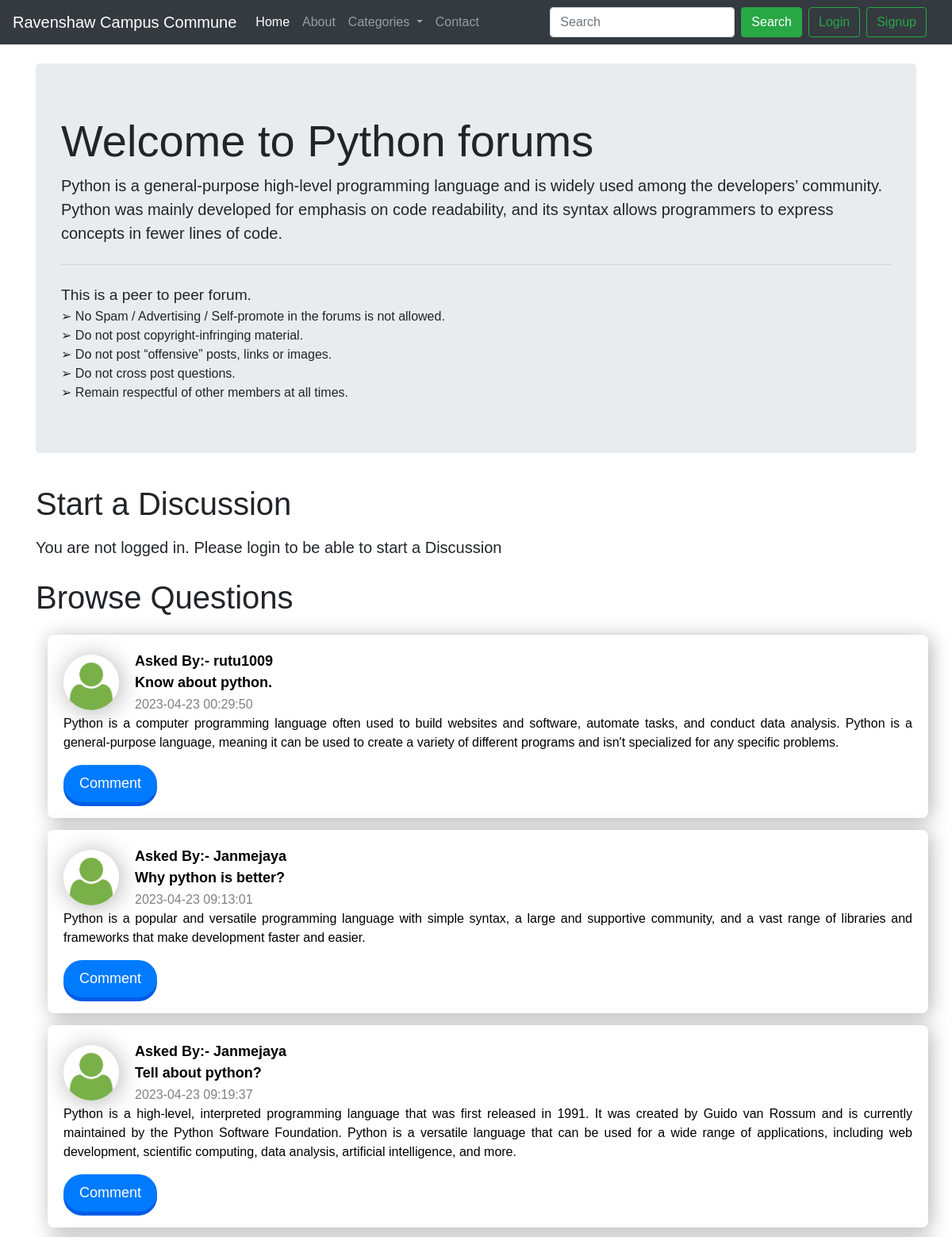
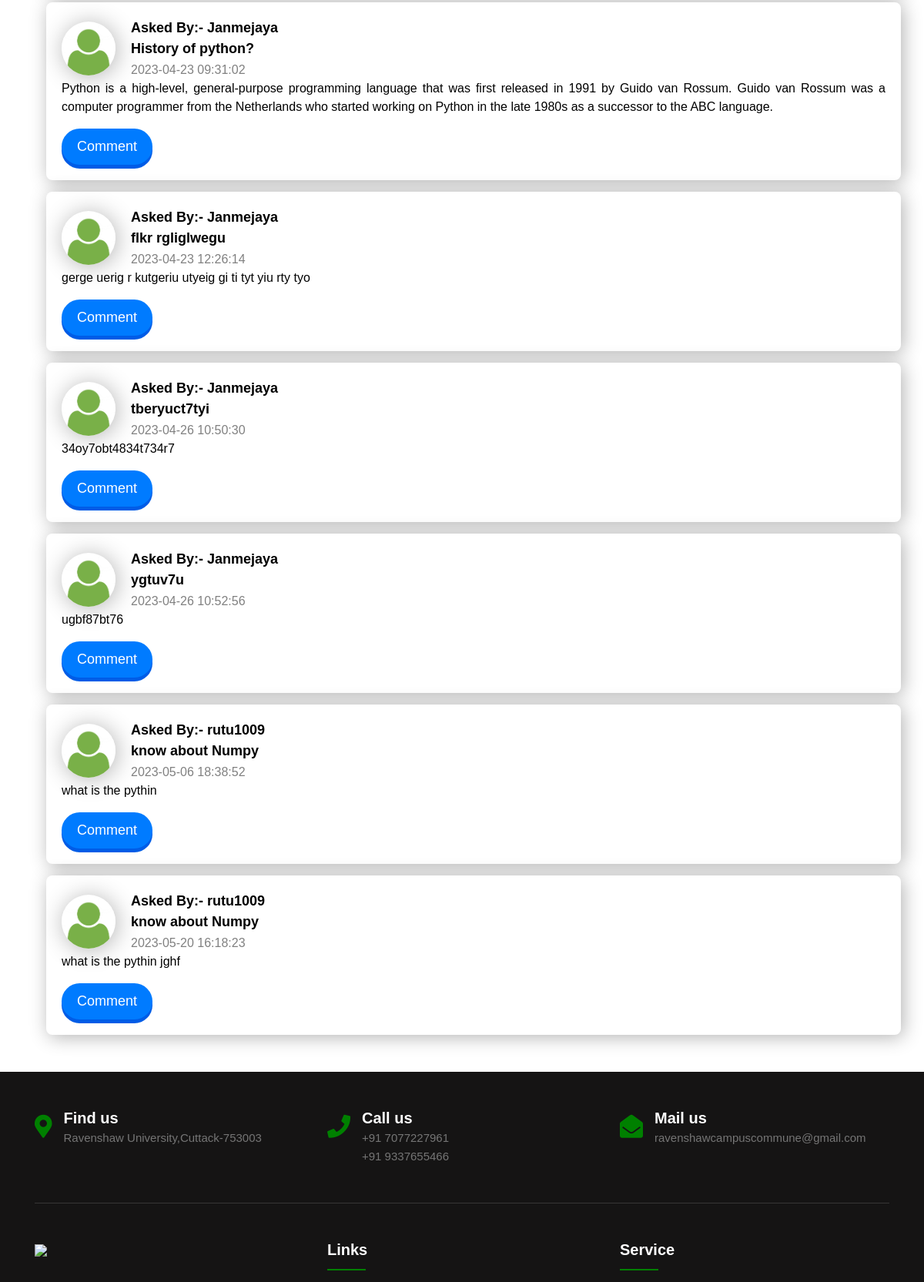
The app's page /threadlist.php?catid=1 (upper part) with its own data (2 pictures, top to bottom).
### tables this page shows
CREATE TABLE `categories` (
  `category_id` int(8) NOT NULL,
  `category_name` varchar(256) NOT NULL,
  `category_description` varchar(500) NOT NULL,
  `created` datetime NOT NULL DEFAULT current_timestamp()
);

CREATE TABLE `threads` (
  `thread_id` int(7) NOT NULL,
  `thread_title` varchar(256) NOT NULL,
  `thread_desc` text NOT NULL,
  `thread_cat_id` int(7) NOT NULL,
  `thread_user_id` int(7) NOT NULL,
  `timestamp` datetime NOT NULL DEFAULT current_timestamp()
);

CREATE TABLE `users` (
  `sno` int(8) NOT NULL,
  `user_email` varchar(30) NOT NULL,
  `user_pass` varchar(255) NOT NULL,
  `timestamp` datetime NOT NULL
);

### threadlist.php (the view, shortened to what this page needs)
<!doctype html>
<html lang="en">
<head>
    <link rel="stylesheet" href="https://stackpath.bootstrapcdn.com/bootstrap/4.5.0/css/bootstrap.min.css">
</head>
<body>
    <?php include './config/_dbconnect.php'; ?>
    <?php include 'partials/_header.php'; ?>
    <?php
    $id = $_GET['catid'];
    $sql = "SELECT * FROM `categories` WHERE category_id=$id";
    $result = mysqli_query($conn, $sql);
    while ($row = mysqli_fetch_assoc($result)) {
        $catname = $row['category_name'];
        $catdesc = $row['category_description'];
    }
    ?>
    <div class="container my-4">
        <div class="jumbotron">
            <h1 class="display-4">Welcome to <?php echo $catname; ?> forums</h1>
            <p class="lead"> <?php echo $catdesc; ?></p>
            <hr class="my-4">
            <ul style="list-style-type: none;">
                <li style="font-size: larger;">This is a peer to peer forum.</li>
                <li>&#10146;
                    No Spam / Advertising / Self-promote in the forums is not allowed.
                </li>
                <li>&#10146;
                    Do not post copyright-infringing material.
                </li>
                <li>&#10146;
                    Do not post “offensive” posts, links or images.
                </li>
                <li>&#10146;
                    Do not cross post questions.
                </li>
                <li>&#10146;
                    Remain respectful of other members at all times.
                </li>
            </ul>
        </div>
    </div>
    <?php
    if (isset($_SESSION['loggedin']) && $_SESSION['loggedin'] == true) {
        echo '<div class="container">
            <h1 class="py-2">Start a Discussion</h1>
            <form action="' . $_SERVER["REQUEST_URI"] . '" method="post">
                <div class="form-group">
                    <label for="exampleInputEmail1">Problem Title</label>
                    <input type="text" class="form-control" id="title" name="title" aria-describedby="emailHelp">
                    <small id="emailHelp" class="form-text text-muted">Keep your title as short and crisp as
                        possible</small>
                </div>
                <input type="hidden" name="sno" value="' . $_SESSION["sno"] . '">
                <div class="form-group">
                    <label for="exampleFormControlTextarea1">Ellaborate Your Concern</label>
                    <textarea class="form-control" id="desc" name="desc" rows="3"></textarea>
                </div>
                <button type="submit" class="btn btn-success">Submit</button>
            </form>
        </div>';
    } else {
        echo '
        <div class="container">
        <h1 class="py-2">Start a Discussion</h1>
           <p class="lead">You are not logged in. Please login to be able to start a Discussion</p>
        </div>
        ';
    }
    ?>
    <div class="container mb-5" id="ques">
        <h1 class="py-2">Browse Questions</h1>
        <?php
        $id = $_GET['catid'];
        $sql = "SELECT * FROM `threads` WHERE thread_cat_id=$id";
        $result = mysqli_query($conn, $sql);
        while ($row = mysqli_fetch_assoc($result)) {
            $id = $row['thread_id'];
            $title = $row['thread_title'];
            $desc = $row['thread_desc'];
            $thread_time = $row['timestamp'];
            $thread_user_id = $row['thread_user_id'];
            $sql2 = "SELECT user_email FROM `users` WHERE sno='$thread_user_id'";
            $result2 = mysqli_query($conn, $sql2);
            $row2 = mysqli_fetch_assoc($result2);
            echo ' <div class="box_01">
            <div class="box_02">
                <div class="box_03">
                    <div class="box_04">
                        <div class="box_04-image">
                            <img src="img/User-default.png">
                        </div>
                        <div class="Name_01">' . '
                            <strong>Asked By:- ' . $row2['user_email'] . '</strong>
                            <strong>' . $title . ' </strong>
                            <span>' . $thread_time . '</span>
                        </div>' . '
                    </div>
                </div>' . '
                <div class="comment_01">
                    <p>
                        ' . $desc . '
                    </p>
                </div>' . '
                <a class="animated-button" href="thread.php?threadid=' . $id . '">Comment</a>
            </div>
        </div>';
        }
        ?>
    </div>
    <?php include 'partials/_footer.php'; ?>
</body>
</html>

### threadlist.php (style rules this page uses)
#ques { min-height: 433px; }
* { margin: 0; padding: 0; box-sizing: border-box; font-family: sans-serif; }
.box_02 { width: 100%; background: white; padding: 20px; margin: 10px; border-radius: 8px; cursor: pointer; margin: 15px; box-shadow: 3px 3px 25px rgba(0, 0, 0, 0.3); }
.box_04 { display: flex; align-items: center; }
.box_04-image { width: 70px; height: 70px; box-shadow: 2px 2px 30px rgba(0, 0, 0, 0.3); overflow: hidden; border-radius: 50%; margin-right: 10px; }
.box_04-image img { width: 100%; height: 100%; object-fit: cover; object-position: center; }
.Name_01 { display: flex; flex-direction: column; margin-left: 10px; }
.Name_01 strong { color: black; font-size: 18px; }
.Name_01 span { color: gray; margin-top: 2px; }
.comment_01 p { color: black; text-align: justify; }
.animated-button { display: inline-block; padding: 10px 20px; border-radius: 50px; font-size: 18px; text-align: center; color: #fff; background-color: #007bff; box-shadow: 0px 5px 0px #005ce6; transition: all 0.3s ease; text-decoration: none; }

### partials/_footer.php (style rules this page uses)
* { margin: 0; padding: 0; box-sizing: border-box; }
:root { --primary-color: green; --bg-color: #151414; --light-black: #373636; --light-black-2: #2e2e2e; --light-black-3: #202020; --white-color: #fff; --dark-gray: #757575; --dark-gray-2: #7e7e7e; --dark-gray-3: #878787; --facebook: #3b5998; --twitter: #55acee; --instagram: #e93b81; }
body { font-family: "Poppins", sans-serif; }
ul { margin: 0px; padding: 0px; }

### records on screen
categories: category_name "Python", category_description "Python is a general-purpose high-level programming language and is widely used among the developers’ community. Python was mainly developed for emphasis on code readability, and its syntax allows programmers to express concepts in fewer lines of code."
threads: users.user_email "rutu1009", thread_title "Know about python.", timestamp "2023-04-23 00:29:50", thread_desc "Python is a computer programming language often used to build websites and software, automate tasks, and conduct data analysis. Python is a general-purpose language, meaning it can be used to create a variety of different programs and isn't specialized for any specific problems."
threads: users.user_email "Janmejaya", thread_title "Why python is better?", timestamp "2023-04-23 09:13:01", thread_desc "Python is a popular and versatile programming language with simple syntax, a large and supportive community, and a vast range of libraries and frameworks that make development faster and easier."
threads: users.user_email "Janmejaya", thread_title "Tell about python?", timestamp "2023-04-23 09:19:37", thread_desc "Python is a high-level, interpreted programming language that was first released in 1991. It was created by Guido van Rossum and is currently maintained by the Python Software Foundation. Python is a versatile language that can be used for a wide range of applications, including web development, scientific computing, data analysis, artificial intelligence, and more."
threads: users.user_email "Janmejaya", thread_title "History of python?", timestamp "2023-04-23 09:31:02", thread_desc "Python is a high-level, general-purpose programming language that was first released in 1991 by Guido van Rossum. Guido van Rossum was a computer programmer from the Netherlands who started working on Python in the late 1980s as a successor to the ABC language."
threads: users.user_email "Janmejaya", thread_title "flkr rgliglwegu", timestamp "2023-04-23 12:26:14", thread_desc "gerge uerig r kutgeriu utyeig gi ti tyt yiu rty tyo"
threads: users.user_email "Janmejaya", thread_title "tberyuct7tyi", timestamp "2023-04-26 10:50:30", thread_desc "34oy7obt4834t734r7"
threads: users.user_email "Janmejaya", thread_title "ygtuv7u", timestamp "2023-04-26 10:52:56", thread_desc "ugbf87bt76"
threads: users.user_email "rutu1009", thread_title "know about Numpy", timestamp "2023-05-06 18:38:52", thread_desc "what is the pythin"
threads: users.user_email "rutu1009", thread_title "know about Numpy", timestamp "2023-05-20 16:18:23", thread_desc "what is the pythin jghf"
